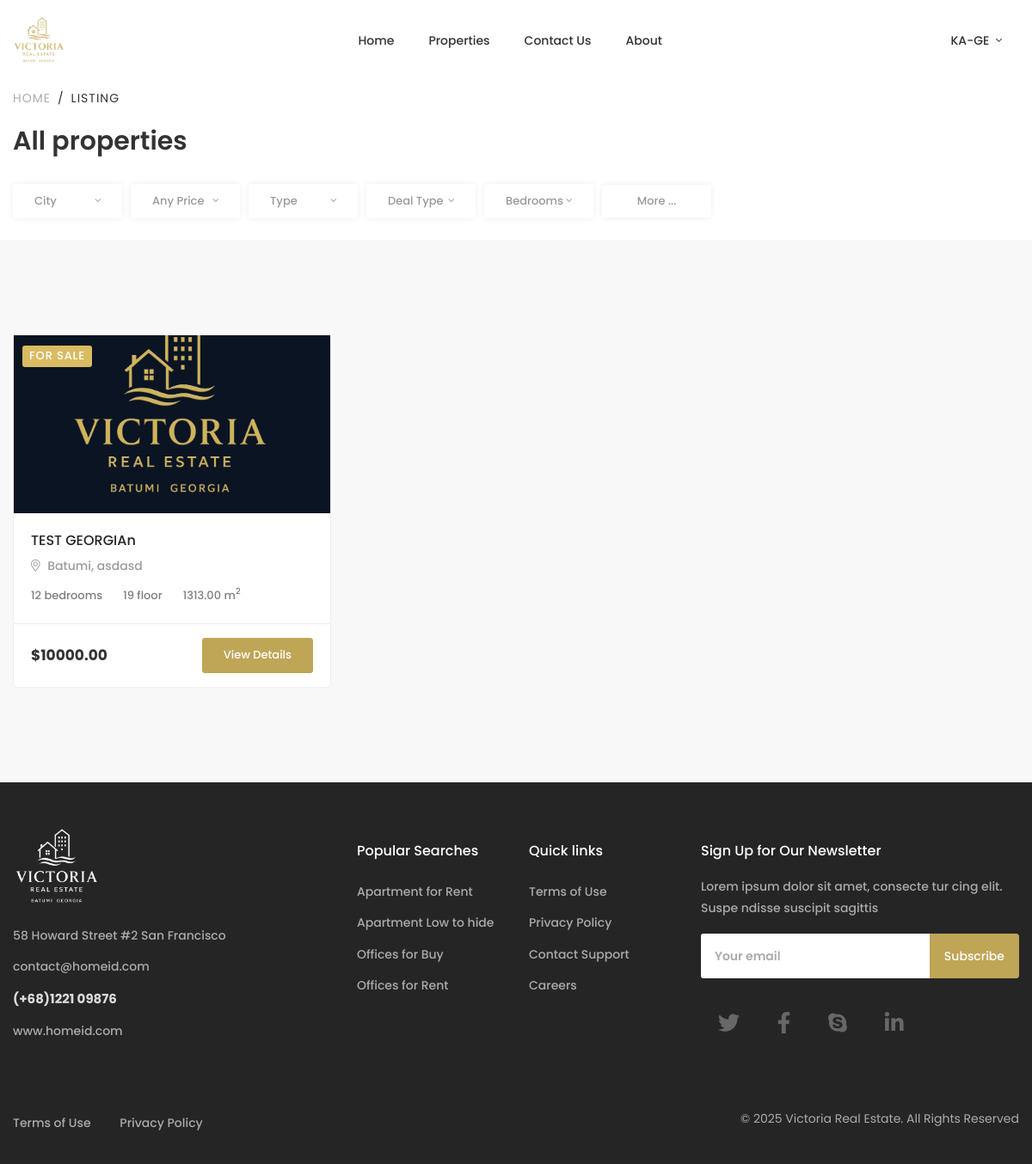
Before: /property/ with the older database file.
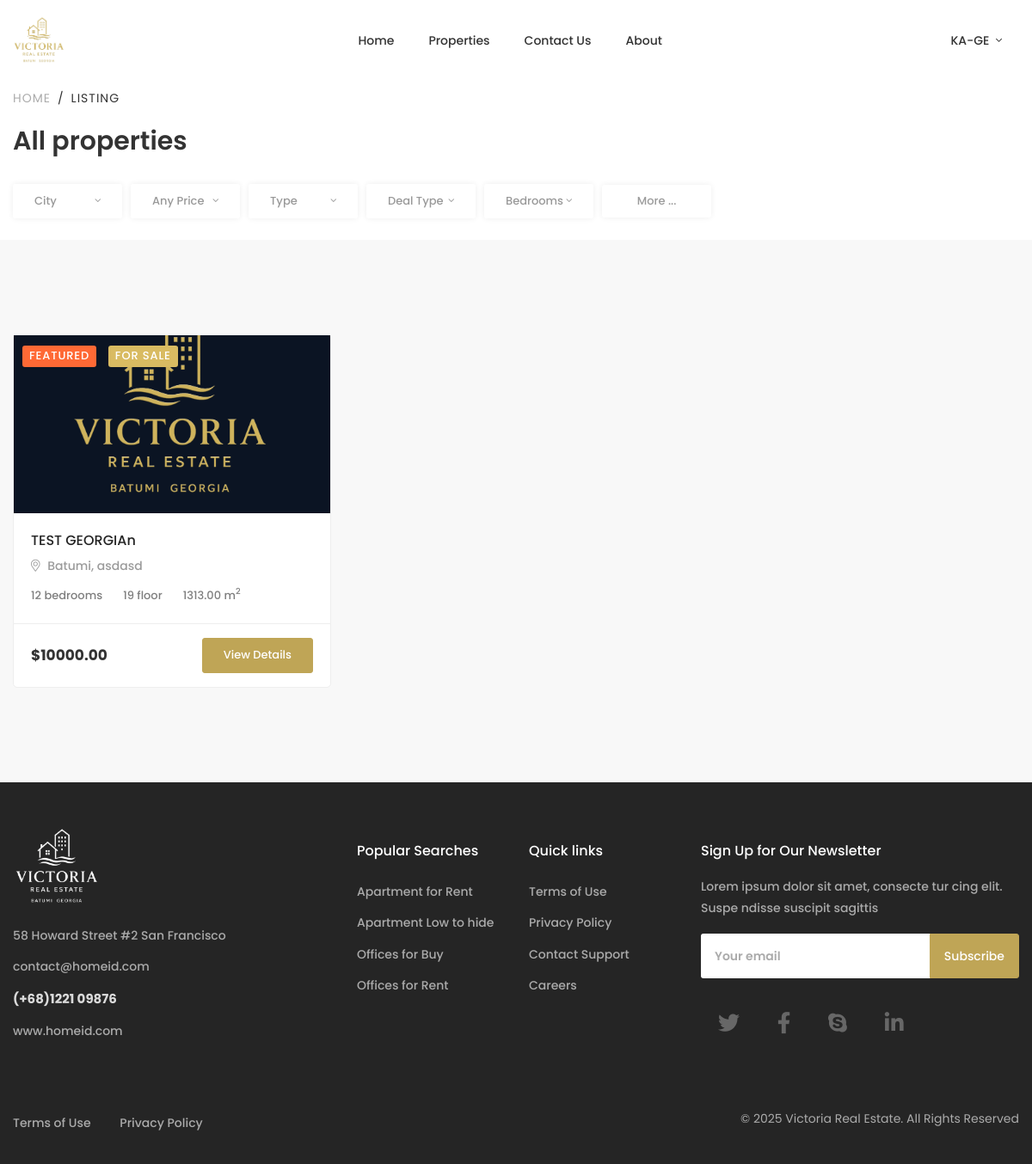
After: the same page with the newer database file.
### property/models.py (models this page shows, shortened)
class Property(models.Model):
    name = models.CharField(
        max_length=200,
        help_text=f"Name in {SUPPORTED_LANGUAGES[PRIMARY_LANGUAGE]}",
    )
    description = models.TextField(
        help_text=f"Description in {SUPPORTED_LANGUAGES[PRIMARY_LANGUAGE]}"
    )
    CURRENCY_CHOICES = [
        ("USD", "US Dollar"),
        ("EUR", "Euro"),
        ("GEL", "Georgian Lari"),
    ]
    price = models.DecimalField(max_digits=10, decimal_places=2)
    price_type = models.CharField(
        max_length=10, choices=PRICE_TYPE_CHOICES, default="LOW"
    )
    currency = models.CharField(max_length=3, choices=CURRENCY_CHOICES, default="USD")
    address = models.CharField(max_length=255)
    city = models.CharField(max_length=20, choices=CITY_CHOICES)
    property_id = models.CharField(max_length=100)
    youtube_url = models.CharField(
        max_length=255,
        blank=True,
        null=True,
        help_text="YouTube video URL for property showcase",
    )
    property_type = models.CharField(max_length=20, choices=PROPERTY_TYPE_CHOICES)
    deal_type = models.CharField(max_length=10, choices=DEAL_TYPE_CHOICES)
    RENT_PERIOD_CHOICES = [
        ("month", "Month"),
        ("week", "Week"),
        ("day", "Day"),
    ]
    rent_period = models.CharField(
        max_length=10,
        choices=RENT_PERIOD_CHOICES,
        blank=True,
        null=True,
        default="month",
        help_text="Applicable only if deal type is RENT",
    )
    bedrooms = models.PositiveIntegerField(null=True, blank=True)
    total_rooms = models.PositiveIntegerField(null=True, blank=True)
    area = models.DecimalField(
        max_digits=8, decimal_places=2, help_text="Area in square meters"
    )
    floor = models.PositiveIntegerField(null=True, blank=True)
    STATE_CHOICES = [
        ("NEW", "New"),
        ("RENOVATED", "Renovated"),
        ("REQUIRES_RENOVATION", "Requires Renovation"),
        ("UNDER_CONSTRUCTION", "Under Construction"),
    ]
    state = models.CharField(
        max_length=20, choices=STATE_CHOICES, null=True, blank=True
    )
    features = models.JSONField(
        default=list,
        blank=True,
        help_text="List of features that apply to the property (e.g., ['balcony', 'parking', 'elevator'])",
    )
    agent_name = models.CharField(
        max_length=100, blank=True, null=True, help_text="Name of the responsible agent"
    )
    agent_phone = models.CharField(
        max_length=50, blank=True, null=True, help_text="Contact number of the agent"
    )
    featured = models.BooleanField(default=False)
    views = models.PositiveIntegerField(default=0)
    published = models.BooleanField(default=True)
    created_at = models.DateTimeField(auto_now_add=True)
    updated_at = models.DateTimeField(auto_now=True)
    def get_main_image(self):
        main_image = self.images.filter(is_main=True).first()
        if main_image:
            return main_image.image.url
        first_image = self.images.first()
        return first_image.image.url if first_image else None

class PropertyImage(models.Model):
    property = models.ForeignKey(
        Property, related_name="images", on_delete=models.CASCADE
    )
    image = models.ImageField(upload_to="properties/%Y/%m/")
    is_main = models.BooleanField(default=False)

### property/views.py (the view, shortened to what this page needs)
# urls.py: path("", views.index, name="index"),
def index(request):
    properties = Property.objects.all()
    deal_type = request.GET.get("deal_type", "")
    type = request.GET.get("type", "")
    search = request.GET.get("search", "")
    bedrooms = request.GET.get("bedrooms", "")
    if bedrooms:
        bedrooms = int(bedrooms)
    city = request.GET.get("city", "")
    price_type = request.GET.get("price_type", "")
    property_id = request.GET.get("property_id", "")
    features = set(request.GET.getlist("features"))
    if features:
        all_properties = list(properties)
        properties = [
            p for p in all_properties if features.intersection(set(p.features))
        ]
    if type:
        properties = properties.filter(property_type=type)
    if bedrooms:
        properties = properties.filter(bedrooms=bedrooms)
    if city:
        properties = properties.filter(city=city)
    if price_type:
        properties = properties.filter(price_type=price_type)
    if property_id:
        properties = properties.filter(property_id=property_id)
    city_list = CITY_CHOICES
    home_types = PROPERTY_TYPE_CHOICES
    max_bedrooms = (
        Property.objects.aggregate(Max("bedrooms"))["bedrooms__max"]
        if Property.objects.aggregate(Max("bedrooms"))["bedrooms__max"] > 6
        else 6
    )
    bedroom_list = [(i, str(i)) for i in range(1, max_bedrooms + 1)]
    area_range_max = Property.objects.aggregate(Max("area"))["area__max"]
    price_range_max = Property.objects.aggregate(Max("price"))["price__max"]
    status_list = DEAL_TYPE_CHOICES
    features_list = FEATURE_CHOICES
    context = {
        "properties": properties,
        "search_params": {
            "deal_type": deal_type,
            "type": type,
            "search": search,
            "bedrooms": bedrooms,
            "city": city,
            "price_type": price_type,
            "property_id": property_id,
        },
        "filter_properties": {
            "city_list": city_list,
            "home_types": home_types,
            "bedroom_list": bedroom_list,
            "area_range_max": area_range_max,
            "price_range_max": price_range_max,
            "price_type_list": PRICE_TYPE_CHOICES,
            "status_list": status_list,
            "features_list": features_list,
        },
        "values_from_search": {
            "city": city,
            "price_type": price_type,
            "type": type,
            "deal_type": [
                choice[0] for choice in DEAL_TYPE_CHOICES if choice[0] == deal_type
            ],
            "bedrooms": bedrooms,
            "features": features,
        },
    }
    return render(request, "homeid/listing-full-width-grid-1.html", context)

### templates/homeid/listing-full-width-grid-1.html (shortened to what this page needs)
{% extends 'homeid/layout.html' %} {% load static %} {% load i18n %} {% block content %}
<main id="content">
  <section class="pb-4 page-title shadow">
    <div class="container">
      <nav aria-label="breadcrumb">
        <ol class="breadcrumb pt-6 pt-lg-2 lh-15 pb-5">
          <li class="breadcrumb-item"><a href="{% url 'home' %}">{% trans "Home" %}</a></li>
          <li class="breadcrumb-item active" aria-current="page">{% trans "Listing" %}</li>
        </ol>
        {% if search_params.deal_type or search_params.type or search_params.city or search_params.price_type or search_params.bedrooms %}
        <h1 class="fs-30 lh-1 mb-0 text-heading font-weight-600">
          {{ properties|length }} {{ properties|length|pluralize:"property,properties" }} found
        </h1>
        {% else %}
        <h1 class="fs-30 lh-1 mb-0 text-heading font-weight-600">
          {% trans "All properties" %}
        </h1>
        {% endif %}
        <div class="mt-6 form-search-01">
          <form class="form-inline mx-n1" id="accordion-5" onchange="this.submit()">
            <div class="form-group p-1">
            </div>
            <div class="form-group p-1">
            </div>
            <div class="form-group p-1">
            </div>
            <div class="form-group p-1">
            </div>
            <div class="form-group p-1">
            </div>
            <div class="form-group p-1">
              <a
                href="#advanced-search-filters-5"
                class="btn bg-transparent border-0 shadow-xxs-1 text-gray-light"
                data-toggle="collapse"
                data-target="#advanced-search-filters-5"
                aria-expanded="true"
                aria-controls="advanced-search-filters-5"
              >
                <span>More</span>
                <span class="ml-auto">...</span>
              </a>
            </div>
          </form>
        </div>
      </nav>
    </div>
  </section>
  <section class="pt-11 pt-md-14 pb-11 bg-gray-01">
    <div class="container">
      <div class="row">
        {% for item in properties %}
        <div class="col-lg-4 col-md-6 pb-6">
          {% include "homeid/components/home-listing-box.html" %}
        </div>
        {% endfor %}
      </div>
    </div>
  </section>
</main>
{% endblock %}

### templates/homeid/components/home-listing-box.html (shortened to what this page needs)
{% load i18n %}
<div class="card shadow-hover-2">
  <div class="hover-change-image bg-hover-overlay rounded-lg card-img-top">
    <img
      src="{{ item.get_main_image }}"
      alt="{{ item.name }}"
      style="aspect-ratio: 16/9; object-fit: cover;"
    />
    <div class="card-img-overlay p-2 d-flex flex-column">
      <div>
        {% if item.featured %}
        <span class="badge mr-2 badge-orange">featured</span>
        {% endif %} {% if item.deal_type == "SALE" %}
        <span class="badge mr-2 badge-indigo">for Sale</span>
        {% else %}
        <span class="badge mr-2 badge-indigo">for Rent</span>
        {% endif %}
      </div>
    </div>
  </div>
  <div class="card-body pt-3">
    <h2 class="card-title fs-16 lh-2 mb-0">
      {% if item.id %}
        <a
          href="{% url 'property:property_detail' pk=item.id %}"
          class="text-dark hover-primary"
        >{{ item.name }}</a>
      {% else %}
        {{ item.name }}
      {% endif %}
    </h2>
    <p class="card-text font-weight-500 text-gray-light mb-2">
      <i class="fal fa-map-marker-alt mr-1"></i>
      {{ item.city|title }}, {{ item.address }}
    </p>
    <ul class="list-inline d-flex mb-0 flex-wrap mr-n5">
      {% if item.bedrooms %}
      <li
        class="list-inline-item text-gray font-weight-500 fs-13 d-flex align-items-center mr-5"
        data-toggle="tooltip"
        title="Bedrooms"
      >
        {{ item.bedrooms }} bedrooms
      </li>
      {% endif %}
      {% if item.floor %}
      <li
        class="list-inline-item text-gray font-weight-500 fs-13 d-flex align-items-center mr-5"
        data-toggle="tooltip"
        title="floors"
      >
        {{ item.floor }} floor
      </li>
      {% endif %}
      {% if item.area %}
      <li
        class="list-inline-item text-gray font-weight-500 fs-13 d-flex align-items-center mr-5"
        data-toggle="tooltip"
        title="Size"
      >
        {{ item.area }} m<sup>2</sup>
      </li>
      {% endif %}
    </ul>
  </div>
  <div
    class="card-footer bg-transparent d-flex justify-content-between align-items-center py-3"
  >
    {% if item.deal_type == "SALE" %}
      <p class="fs-17 font-weight-bold text-heading mb-0">
        ${{ item.price }}
      </p>
    {% else %}
      <p class="fs-17 font-weight-bold text-heading mb-0">
        {{ item.price }}<span class="text-gray-light font-weight-500 fs-14">
          / {{ item.rent_period }}
        </span>
      </p>
    {% endif %}
    {% if item.id %}
    <a
      href="{% url 'property:property_detail' pk=item.id %}"
      class="btn btn-primary"
      >{% trans "View Details" %}</a
    >
    {% endif %}
  </div>
</div>

Changed rows visible on the page:
changed Property "TEST GEORGIAn": now shows "FEATURED"
